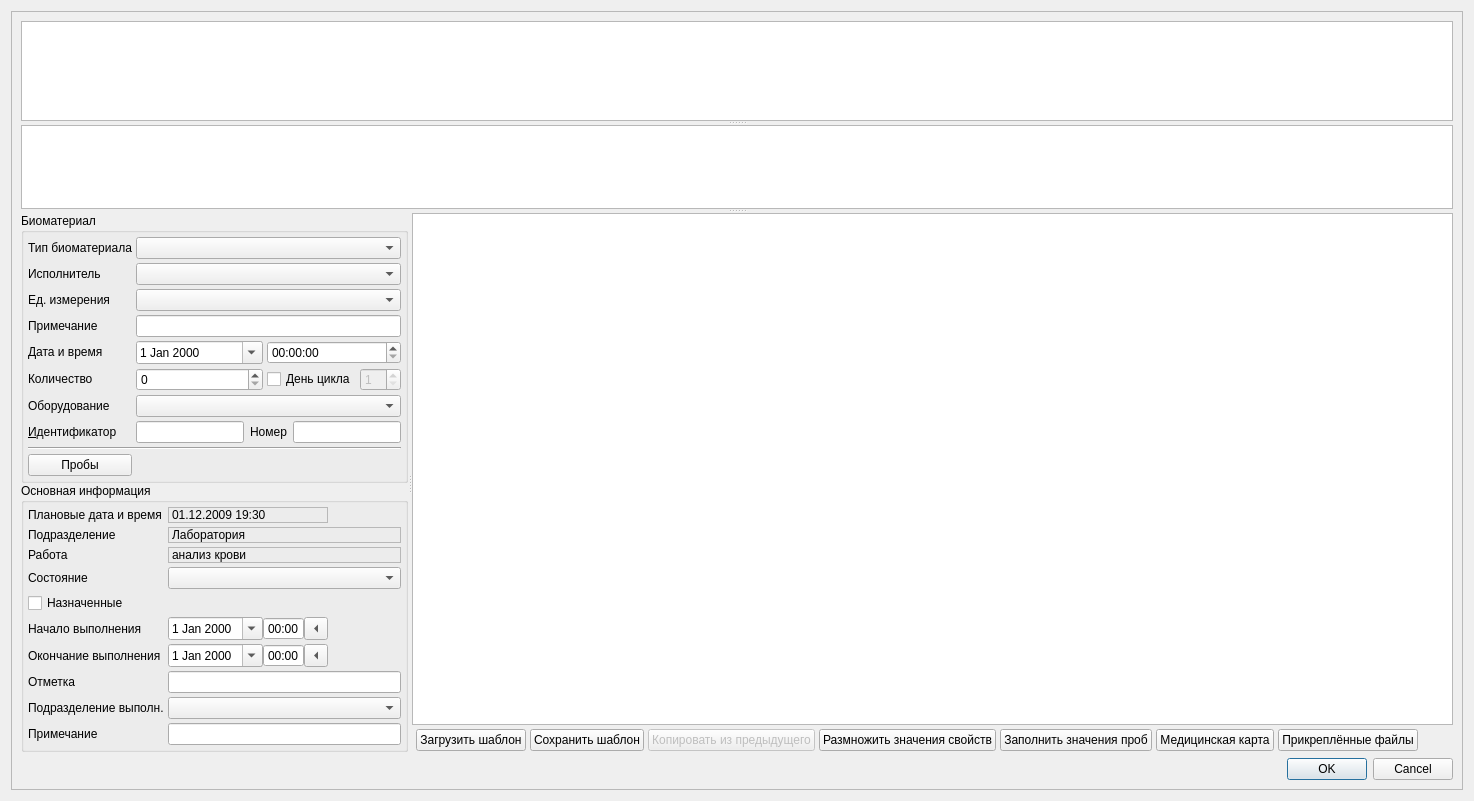
<?xml version="1.0" encoding="UTF-8"?>
<ui version="4.0">
 <class>JobTicketEditorDialog</class>
 <widget class="QDialog" name="JobTicketEditorDialog">
  <property name="geometry">
   <rect>
    <x>0</x>
    <y>0</y>
    <width>1474</width>
    <height>801</height>
   </rect>
  </property>
  <property name="minimumSize">
   <size>
    <width>600</width>
    <height>600</height>
   </size>
  </property>
  <property name="windowTitle">
   <string>ChangeMe!</string>
  </property>
  <property name="sizeGripEnabled">
   <bool>false</bool>
  </property>
  <layout class="QGridLayout" name="gridLayout_5">
   <item row="0" column="0">
    <widget class="QScrollArea" name="scrollArea">
     <property name="verticalScrollBarPolicy">
      <enum>Qt::ScrollBarAsNeeded</enum>
     </property>
     <property name="widgetResizable">
      <bool>true</bool>
     </property>
     <widget class="QWidget" name="scrollAreaWidgetContents">
      <property name="geometry">
       <rect>
        <x>0</x>
        <y>0</y>
        <width>1454</width>
        <height>781</height>
       </rect>
      </property>
      <layout class="QGridLayout" name="gridLayout_4">
       <item row="1" column="0">
        <widget class="QSplitter" name="splitter_2">
         <property name="orientation">
          <enum>Qt::Vertical</enum>
         </property>
         <widget class="CTextBrowser" name="txtClientInfoBrowser">
          <property name="sizePolicy">
           <sizepolicy hsizetype="Expanding" vsizetype="Maximum">
            <horstretch>0</horstretch>
            <verstretch>1</verstretch>
           </sizepolicy>
          </property>
          <property name="minimumSize">
           <size>
            <width>0</width>
            <height>100</height>
           </size>
          </property>
          <property name="focusPolicy">
           <enum>Qt::ClickFocus</enum>
          </property>
          <property name="readOnly">
           <bool>true</bool>
          </property>
          <property name="html">
           <string>&lt;!DOCTYPE HTML PUBLIC &quot;-//W3C//DTD HTML 4.0//EN&quot; &quot;http://www.w3.org/TR/REC-html40/strict.dtd&quot;&gt;
&lt;html&gt;&lt;head&gt;&lt;meta name=&quot;qrichtext&quot; content=&quot;1&quot; /&gt;&lt;style type=&quot;text/css&quot;&gt;
p, li { white-space: pre-wrap; }
&lt;/style&gt;&lt;/head&gt;&lt;body style=&quot; font-family:'MS Shell Dlg 2'; font-size:8.25pt; font-weight:400; font-style:normal;&quot;&gt;
&lt;p style=&quot;-qt-paragraph-type:empty; margin-top:0px; margin-bottom:0px; margin-left:0px; margin-right:0px; -qt-block-indent:0; text-indent:0px; font-size:8pt;&quot;&gt;&lt;br /&gt;&lt;/p&gt;&lt;/body&gt;&lt;/html&gt;</string>
          </property>
          <property name="textInteractionFlags">
           <set>Qt::TextBrowserInteraction</set>
          </property>
         </widget>
         <widget class="CTableView" name="tblActions">
          <property name="sizePolicy">
           <sizepolicy hsizetype="Expanding" vsizetype="Expanding">
            <horstretch>1</horstretch>
            <verstretch>0</verstretch>
           </sizepolicy>
          </property>
         </widget>
         <widget class="QWidget" name="widget_5" native="true">
          <layout class="QHBoxLayout" name="horizontalLayout_4">
           <property name="margin">
            <number>0</number>
           </property>
           <item>
            <widget class="QSplitter" name="splitter">
             <property name="orientation">
              <enum>Qt::Horizontal</enum>
             </property>
             <widget class="QFrame" name="frmCommon">
              <property name="sizePolicy">
               <sizepolicy hsizetype="Preferred" vsizetype="Maximum">
                <horstretch>0</horstretch>
                <verstretch>0</verstretch>
               </sizepolicy>
              </property>
              <property name="frameShape">
               <enum>QFrame::NoFrame</enum>
              </property>
              <property name="frameShadow">
               <enum>QFrame::Plain</enum>
              </property>
              <property name="lineWidth">
               <number>0</number>
              </property>
              <layout class="QVBoxLayout" name="verticalLayout_3">
               <property name="spacing">
                <number>0</number>
               </property>
               <property name="margin">
                <number>0</number>
               </property>
               <item>
                <widget class="QGroupBox" name="grpTissue">
                 <property name="sizePolicy">
                  <sizepolicy hsizetype="Preferred" vsizetype="Maximum">
                   <horstretch>0</horstretch>
                   <verstretch>0</verstretch>
                  </sizepolicy>
                 </property>
                 <property name="title">
                  <string>Биоматериал</string>
                 </property>
                 <layout class="QGridLayout" name="gridLayout_3">
                  <property name="margin">
                   <number>4</number>
                  </property>
                  <property name="spacing">
                   <number>4</number>
                  </property>
                  <item row="3" column="1" colspan="2">
                   <widget class="CRBComboBox" name="cmbTissueUnit">
                    <property name="sizePolicy">
                     <sizepolicy hsizetype="Expanding" vsizetype="Fixed">
                      <horstretch>0</horstretch>
                      <verstretch>0</verstretch>
                     </sizepolicy>
                    </property>
                   </widget>
                  </item>
                  <item row="5" column="0">
                   <widget class="QLabel" name="lblTissueNote">
                    <property name="sizePolicy">
                     <sizepolicy hsizetype="Preferred" vsizetype="Maximum">
                      <horstretch>0</horstretch>
                      <verstretch>0</verstretch>
                     </sizepolicy>
                    </property>
                    <property name="text">
                     <string>Примечание</string>
                    </property>
                    <property name="buddy">
                     <cstring>edtTissueNote</cstring>
                    </property>
                   </widget>
                  </item>
                  <item row="6" column="0">
                   <widget class="QLabel" name="lblTissueDateTime">
                    <property name="sizePolicy">
                     <sizepolicy hsizetype="Preferred" vsizetype="Maximum">
                      <horstretch>0</horstretch>
                      <verstretch>0</verstretch>
                     </sizepolicy>
                    </property>
                    <property name="text">
                     <string>Дата и время</string>
                    </property>
                    <property name="buddy">
                     <cstring>edtTissueDate</cstring>
                    </property>
                   </widget>
                  </item>
                  <item row="5" column="1" colspan="2">
                   <widget class="QLineEdit" name="edtTissueNote"/>
                  </item>
                  <item row="9" column="1" colspan="2">
                   <widget class="QWidget" name="widget_2" native="true">
                    <layout class="QHBoxLayout" name="horizontalLayout">
                     <property name="margin">
                      <number>0</number>
                     </property>
                     <item>
                      <widget class="QLineEdit" name="edtTissueExternalId">
                       <property name="readOnly">
                        <bool>true</bool>
                       </property>
                      </widget>
                     </item>
                     <item>
                      <widget class="QLabel" name="lblTissueNumber">
                       <property name="text">
                        <string>Номер</string>
                       </property>
                      </widget>
                     </item>
                     <item>
                      <widget class="QLineEdit" name="edtTissueNumber">
                       <property name="readOnly">
                        <bool>true</bool>
                       </property>
                      </widget>
                     </item>
                    </layout>
                   </widget>
                  </item>
                  <item row="1" column="1" colspan="2">
                   <widget class="CRBComboBox" name="cmbTissueType">
                    <property name="sizePolicy">
                     <sizepolicy hsizetype="Expanding" vsizetype="Fixed">
                      <horstretch>0</horstretch>
                      <verstretch>0</verstretch>
                     </sizepolicy>
                    </property>
                   </widget>
                  </item>
                  <item row="7" column="1">
                   <widget class="QSpinBox" name="edtTissueAmount">
                    <property name="maximum">
                     <number>999999</number>
                    </property>
                   </widget>
                  </item>
                  <item row="10" column="0" colspan="3">
                   <widget class="Line" name="line">
                    <property name="orientation">
                     <enum>Qt::Horizontal</enum>
                    </property>
                   </widget>
                  </item>
                  <item row="7" column="0">
                   <widget class="QLabel" name="lblTissueAmount">
                    <property name="sizePolicy">
                     <sizepolicy hsizetype="Preferred" vsizetype="Maximum">
                      <horstretch>0</horstretch>
                      <verstretch>0</verstretch>
                     </sizepolicy>
                    </property>
                    <property name="text">
                     <string>Количество</string>
                    </property>
                    <property name="buddy">
                     <cstring>edtTissueAmount</cstring>
                    </property>
                   </widget>
                  </item>
                  <item row="1" column="0">
                   <widget class="QLabel" name="lblTissueType">
                    <property name="sizePolicy">
                     <sizepolicy hsizetype="Preferred" vsizetype="Maximum">
                      <horstretch>0</horstretch>
                      <verstretch>0</verstretch>
                     </sizepolicy>
                    </property>
                    <property name="text">
                     <string>Тип биоматериала</string>
                    </property>
                    <property name="buddy">
                     <cstring>cmbTissueType</cstring>
                    </property>
                   </widget>
                  </item>
                  <item row="11" column="0">
                   <widget class="QPushButton" name="btnProbes">
                    <property name="text">
                     <string>Пробы</string>
                    </property>
                   </widget>
                  </item>
                  <item row="2" column="0">
                   <widget class="QLabel" name="lblTissyeExecPerson">
                    <property name="sizePolicy">
                     <sizepolicy hsizetype="Preferred" vsizetype="Maximum">
                      <horstretch>0</horstretch>
                      <verstretch>0</verstretch>
                     </sizepolicy>
                    </property>
                    <property name="text">
                     <string>Исполнитель</string>
                    </property>
                    <property name="buddy">
                     <cstring>cmbTissueExecPerson</cstring>
                    </property>
                   </widget>
                  </item>
                  <item row="2" column="1" colspan="2">
                   <widget class="CPersonComboBoxEx" name="cmbTissueExecPerson">
                    <property name="sizePolicy">
                     <sizepolicy hsizetype="Expanding" vsizetype="Fixed">
                      <horstretch>0</horstretch>
                      <verstretch>0</verstretch>
                     </sizepolicy>
                    </property>
                   </widget>
                  </item>
                  <item row="7" column="2">
                   <layout class="QGridLayout" name="gridLayout_5">
                    <item row="0" column="1">
                     <widget class="QSpinBox" name="edtTissueMenstrualDay">
                      <property name="enabled">
                       <bool>false</bool>
                      </property>
                      <property name="toolTip">
                       <string>День менструального цикла</string>
                      </property>
                      <property name="minimum">
                       <number>1</number>
                      </property>
                      <property name="maximum">
                       <number>99</number>
                      </property>
                     </widget>
                    </item>
                    <item row="0" column="0">
                     <widget class="QCheckBox" name="chkTissueMenstrualDay">
                      <property name="enabled">
                       <bool>true</bool>
                      </property>
                      <property name="toolTip">
                       <string>Может заполняться только у женщин</string>
                      </property>
                      <property name="text">
                       <string>День цикла</string>
                      </property>
                     </widget>
                    </item>
                   </layout>
                  </item>
                  <item row="9" column="0">
                   <widget class="QLabel" name="lblTissueExternalId">
                    <property name="sizePolicy">
                     <sizepolicy hsizetype="Preferred" vsizetype="Maximum">
                      <horstretch>0</horstretch>
                      <verstretch>0</verstretch>
                     </sizepolicy>
                    </property>
                    <property name="text">
                     <string>&amp;Идентификатор</string>
                    </property>
                    <property name="buddy">
                     <cstring>edtTissueExternalId</cstring>
                    </property>
                   </widget>
                  </item>
                  <item row="3" column="0">
                   <widget class="QLabel" name="lblTissueUnit">
                    <property name="sizePolicy">
                     <sizepolicy hsizetype="Preferred" vsizetype="Maximum">
                      <horstretch>0</horstretch>
                      <verstretch>0</verstretch>
                     </sizepolicy>
                    </property>
                    <property name="text">
                     <string>Ед. измерения</string>
                    </property>
                    <property name="buddy">
                     <cstring>cmbTissueUnit</cstring>
                    </property>
                   </widget>
                  </item>
                  <item row="6" column="1">
                   <widget class="CDateEdit" name="edtTissueDate">
                    <property name="calendarPopup">
                     <bool>true</bool>
                    </property>
                   </widget>
                  </item>
                  <item row="6" column="2">
                   <widget class="QTimeEdit" name="edtTissueTime"/>
                  </item>
                  <item row="8" column="0">
                   <widget class="QLabel" name="lblEquipment">
                    <property name="text">
                     <string>Оборудование</string>
                    </property>
                    <property name="buddy">
                     <cstring>cmbEquipment</cstring>
                    </property>
                   </widget>
                  </item>
                  <item row="8" column="1" colspan="2">
                   <widget class="CRBComboBox" name="cmbEquipment"/>
                  </item>
                 </layout>
                </widget>
               </item>
               <item>
                <widget class="QGroupBox" name="grpMain">
                 <property name="sizePolicy">
                  <sizepolicy hsizetype="Preferred" vsizetype="Fixed">
                   <horstretch>0</horstretch>
                   <verstretch>0</verstretch>
                  </sizepolicy>
                 </property>
                 <property name="title">
                  <string>Основная информация</string>
                 </property>
                 <layout class="QGridLayout" name="gridLayout">
                  <property name="sizeConstraint">
                   <enum>QLayout::SetMinimumSize</enum>
                  </property>
                  <property name="margin">
                   <number>4</number>
                  </property>
                  <property name="spacing">
                   <number>4</number>
                  </property>
                  <item row="6" column="0">
                   <widget class="QLabel" name="lblEndDatetime">
                    <property name="sizePolicy">
                     <sizepolicy hsizetype="Maximum" vsizetype="Preferred">
                      <horstretch>0</horstretch>
                      <verstretch>0</verstretch>
                     </sizepolicy>
                    </property>
                    <property name="text">
                     <string>Окончание выполнения</string>
                    </property>
                    <property name="buddy">
                     <cstring>edtEndDate</cstring>
                    </property>
                   </widget>
                  </item>
                  <item row="0" column="0">
                   <widget class="QLabel" name="lblDatetime">
                    <property name="sizePolicy">
                     <sizepolicy hsizetype="Maximum" vsizetype="Preferred">
                      <horstretch>0</horstretch>
                      <verstretch>0</verstretch>
                     </sizepolicy>
                    </property>
                    <property name="text">
                     <string>Плановые дата и время</string>
                    </property>
                   </widget>
                  </item>
                  <item row="1" column="0">
                   <widget class="QLabel" name="lblOrgStructure">
                    <property name="sizePolicy">
                     <sizepolicy hsizetype="Maximum" vsizetype="Preferred">
                      <horstretch>0</horstretch>
                      <verstretch>0</verstretch>
                     </sizepolicy>
                    </property>
                    <property name="text">
                     <string>Подразделение</string>
                    </property>
                   </widget>
                  </item>
                  <item row="7" column="0">
                   <widget class="QLabel" name="lblLabel">
                    <property name="sizePolicy">
                     <sizepolicy hsizetype="Maximum" vsizetype="Preferred">
                      <horstretch>0</horstretch>
                      <verstretch>0</verstretch>
                     </sizepolicy>
                    </property>
                    <property name="text">
                     <string>Отметка</string>
                    </property>
                    <property name="buddy">
                     <cstring>edtLabel</cstring>
                    </property>
                   </widget>
                  </item>
                  <item row="0" column="1">
                   <widget class="QLabel" name="lblDatetimeValue">
                    <property name="frameShape">
                     <enum>QFrame::StyledPanel</enum>
                    </property>
                    <property name="frameShadow">
                     <enum>QFrame::Sunken</enum>
                    </property>
                    <property name="text">
                     <string>01.12.2009 19:30</string>
                    </property>
                   </widget>
                  </item>
                  <item row="9" column="1" colspan="5">
                   <widget class="QLineEdit" name="edtNote"/>
                  </item>
                  <item row="9" column="0">
                   <widget class="QLabel" name="lblNote">
                    <property name="sizePolicy">
                     <sizepolicy hsizetype="Maximum" vsizetype="Preferred">
                      <horstretch>0</horstretch>
                      <verstretch>0</verstretch>
                     </sizepolicy>
                    </property>
                    <property name="text">
                     <string>Примечание</string>
                    </property>
                    <property name="buddy">
                     <cstring>edtNote</cstring>
                    </property>
                   </widget>
                  </item>
                  <item row="6" column="1">
                   <widget class="QWidget" name="widget_4" native="true">
                    <layout class="QHBoxLayout" name="horizontalLayout_3">
                     <property name="spacing">
                      <number>0</number>
                     </property>
                     <property name="margin">
                      <number>0</number>
                     </property>
                     <item>
                      <widget class="CDateEdit" name="edtEndDate">
                       <property name="sizePolicy">
                        <sizepolicy hsizetype="Maximum" vsizetype="Fixed">
                         <horstretch>0</horstretch>
                         <verstretch>0</verstretch>
                        </sizepolicy>
                       </property>
                       <property name="calendarPopup">
                        <bool>true</bool>
                       </property>
                      </widget>
                     </item>
                     <item>
                      <widget class="QTimeEdit" name="edtEndTime">
                       <property name="sizePolicy">
                        <sizepolicy hsizetype="Maximum" vsizetype="Fixed">
                         <horstretch>0</horstretch>
                         <verstretch>0</verstretch>
                        </sizepolicy>
                       </property>
                       <property name="buttonSymbols">
                        <enum>QAbstractSpinBox::NoButtons</enum>
                       </property>
                       <property name="displayFormat">
                        <string>HH:mm</string>
                       </property>
                       <property name="currentSectionIndex">
                        <number>0</number>
                       </property>
                      </widget>
                     </item>
                     <item>
                      <widget class="QToolButton" name="btnSetEndDateTime">
                       <property name="text">
                        <string>...</string>
                       </property>
                       <property name="arrowType">
                        <enum>Qt::LeftArrow</enum>
                       </property>
                      </widget>
                     </item>
                    </layout>
                   </widget>
                  </item>
                  <item row="2" column="0">
                   <widget class="QLabel" name="lblJobType">
                    <property name="sizePolicy">
                     <sizepolicy hsizetype="Maximum" vsizetype="Preferred">
                      <horstretch>0</horstretch>
                      <verstretch>0</verstretch>
                     </sizepolicy>
                    </property>
                    <property name="text">
                     <string>Работа</string>
                    </property>
                   </widget>
                  </item>
                  <item row="3" column="0">
                   <widget class="QLabel" name="lblStatus">
                    <property name="sizePolicy">
                     <sizepolicy hsizetype="Maximum" vsizetype="Preferred">
                      <horstretch>0</horstretch>
                      <verstretch>0</verstretch>
                     </sizepolicy>
                    </property>
                    <property name="text">
                     <string>Состояние</string>
                    </property>
                    <property name="buddy">
                     <cstring>cmbStatus</cstring>
                    </property>
                   </widget>
                  </item>
                  <item row="5" column="1">
                   <widget class="QWidget" name="widget_3" native="true">
                    <layout class="QHBoxLayout" name="horizontalLayout_2">
                     <property name="spacing">
                      <number>0</number>
                     </property>
                     <property name="margin">
                      <number>0</number>
                     </property>
                     <item>
                      <widget class="CDateEdit" name="edtBegDate">
                       <property name="sizePolicy">
                        <sizepolicy hsizetype="Maximum" vsizetype="Fixed">
                         <horstretch>0</horstretch>
                         <verstretch>0</verstretch>
                        </sizepolicy>
                       </property>
                       <property name="calendarPopup">
                        <bool>true</bool>
                       </property>
                      </widget>
                     </item>
                     <item>
                      <widget class="QTimeEdit" name="edtBegTime">
                       <property name="sizePolicy">
                        <sizepolicy hsizetype="Maximum" vsizetype="Fixed">
                         <horstretch>0</horstretch>
                         <verstretch>0</verstretch>
                        </sizepolicy>
                       </property>
                       <property name="buttonSymbols">
                        <enum>QAbstractSpinBox::NoButtons</enum>
                       </property>
                       <property name="displayFormat">
                        <string>HH:mm</string>
                       </property>
                       <property name="currentSectionIndex">
                        <number>0</number>
                       </property>
                      </widget>
                     </item>
                     <item>
                      <widget class="QToolButton" name="btnSetBegDateTime">
                       <property name="text">
                        <string>...</string>
                       </property>
                       <property name="arrowType">
                        <enum>Qt::LeftArrow</enum>
                       </property>
                      </widget>
                     </item>
                    </layout>
                   </widget>
                  </item>
                  <item row="5" column="0">
                   <widget class="QLabel" name="lblBegDateTime">
                    <property name="sizePolicy">
                     <sizepolicy hsizetype="Maximum" vsizetype="Preferred">
                      <horstretch>0</horstretch>
                      <verstretch>0</verstretch>
                     </sizepolicy>
                    </property>
                    <property name="text">
                     <string>Начало выполнения</string>
                    </property>
                    <property name="buddy">
                     <cstring>edtBegDate</cstring>
                    </property>
                   </widget>
                  </item>
                  <item row="7" column="1" colspan="5">
                   <widget class="QLineEdit" name="edtLabel"/>
                  </item>
                  <item row="4" column="0">
                   <widget class="QCheckBox" name="chkIsAssigned">
                    <property name="text">
                     <string>Назначенные</string>
                    </property>
                   </widget>
                  </item>
                  <item row="8" column="1" colspan="5">
                   <widget class="COrgStructureComboBox" name="cmbOrgStructure"/>
                  </item>
                  <item row="8" column="0">
                   <widget class="QLabel" name="lblExecOrgStructure">
                    <property name="text">
                     <string>Подразделение выполн.</string>
                    </property>
                   </widget>
                  </item>
                  <item row="1" column="1" colspan="5">
                   <widget class="QLabel" name="lblOrgStructureValue">
                    <property name="frameShape">
                     <enum>QFrame::StyledPanel</enum>
                    </property>
                    <property name="frameShadow">
                     <enum>QFrame::Sunken</enum>
                    </property>
                    <property name="text">
                     <string>Лаборатория</string>
                    </property>
                   </widget>
                  </item>
                  <item row="2" column="1" colspan="5">
                   <widget class="QLabel" name="lblJobTypeValue">
                    <property name="frameShape">
                     <enum>QFrame::StyledPanel</enum>
                    </property>
                    <property name="frameShadow">
                     <enum>QFrame::Sunken</enum>
                    </property>
                    <property name="text">
                     <string>анализ крови</string>
                    </property>
                   </widget>
                  </item>
                  <item row="3" column="1" colspan="5">
                   <widget class="CJobTicketStatusComboBox" name="cmbStatus"/>
                  </item>
                 </layout>
                </widget>
               </item>
               <item>
                <spacer name="verticalSpacer">
                 <property name="orientation">
                  <enum>Qt::Vertical</enum>
                 </property>
                 <property name="sizeHint" stdset="0">
                  <size>
                   <width>20</width>
                   <height>40</height>
                  </size>
                 </property>
                </spacer>
               </item>
              </layout>
             </widget>
             <widget class="QWidget" name="widget" native="true">
              <property name="sizePolicy">
               <sizepolicy hsizetype="Preferred" vsizetype="Preferred">
                <horstretch>2</horstretch>
                <verstretch>0</verstretch>
               </sizepolicy>
              </property>
              <layout class="QGridLayout" name="gridLayout_2">
               <property name="margin">
                <number>0</number>
               </property>
               <property name="spacing">
                <number>4</number>
               </property>
               <item row="1" column="5">
                <widget class="QPushButton" name="btnFillPropertiesValue">
                 <property name="text">
                  <string>Заполнить значения проб</string>
                 </property>
                </widget>
               </item>
               <item row="1" column="4">
                <widget class="QPushButton" name="btnCloneValues">
                 <property name="sizePolicy">
                  <sizepolicy hsizetype="Preferred" vsizetype="Fixed">
                   <horstretch>0</horstretch>
                   <verstretch>0</verstretch>
                  </sizepolicy>
                 </property>
                 <property name="text">
                  <string>Размножить значения свойств</string>
                 </property>
                </widget>
               </item>
               <item row="1" column="2">
                <widget class="QPushButton" name="btnSaveAsTemplate">
                 <property name="text">
                  <string>Сохранить шаблон</string>
                 </property>
                </widget>
               </item>
               <item row="1" column="1">
                <widget class="CActionTemplateSelectButton" name="btnLoadTemplate">
                 <property name="text">
                  <string>Загрузить шаблон</string>
                 </property>
                </widget>
               </item>
               <item row="1" column="6">
                <widget class="QPushButton" name="btnAmbCard">
                 <property name="text">
                  <string>Медицинская карта</string>
                 </property>
                </widget>
               </item>
               <item row="1" column="8">
                <spacer name="horizontalSpacer">
                 <property name="orientation">
                  <enum>Qt::Horizontal</enum>
                 </property>
                 <property name="sizeHint" stdset="0">
                  <size>
                   <width>96</width>
                   <height>23</height>
                  </size>
                 </property>
                </spacer>
               </item>
               <item row="0" column="0" colspan="9">
                <widget class="CActionPropertiesTableView" name="tblProps">
                 <property name="sizePolicy">
                  <sizepolicy hsizetype="Expanding" vsizetype="Expanding">
                   <horstretch>0</horstretch>
                   <verstretch>0</verstretch>
                  </sizepolicy>
                 </property>
                 <property name="verticalScrollMode">
                  <enum>QAbstractItemView::ScrollPerPixel</enum>
                 </property>
                 <property name="horizontalScrollMode">
                  <enum>QAbstractItemView::ScrollPerPixel</enum>
                 </property>
                </widget>
               </item>
               <item row="1" column="3">
                <widget class="QPushButton" name="btnLoadPrevAction">
                 <property name="enabled">
                  <bool>false</bool>
                 </property>
                 <property name="text">
                  <string>Копировать из предыдущего</string>
                 </property>
                </widget>
               </item>
               <item row="1" column="7">
                <widget class="CAttachButton" name="btnAttachedFiles">
                 <property name="text">
                  <string>Прикреплённые файлы</string>
                 </property>
                 <property name="flat">
                  <bool>false</bool>
                 </property>
                </widget>
               </item>
              </layout>
             </widget>
            </widget>
           </item>
          </layout>
         </widget>
        </widget>
       </item>
       <item row="2" column="0">
        <widget class="QDialogButtonBox" name="buttonBox">
         <property name="orientation">
          <enum>Qt::Horizontal</enum>
         </property>
         <property name="standardButtons">
          <set>QDialogButtonBox::Cancel|QDialogButtonBox::Ok</set>
         </property>
        </widget>
       </item>
      </layout>
     </widget>
    </widget>
   </item>
  </layout>
 </widget>
 <customwidgets>
  <customwidget>
   <class>CDateEdit</class>
   <extends>QDateEdit</extends>
   <header>library/DateEdit</header>
  </customwidget>
  <customwidget>
   <class>CRBComboBox</class>
   <extends>QComboBox</extends>
   <header>library/crbcombobox.h</header>
  </customwidget>
  <customwidget>
   <class>COrgStructureComboBox</class>
   <extends>QComboBox</extends>
   <header>Orgs/OrgStructComboBoxes.h</header>
  </customwidget>
  <customwidget>
   <class>CPersonComboBoxEx</class>
   <extends>QComboBox</extends>
   <header>Orgs/PersonComboBoxEx.h</header>
  </customwidget>
  <customwidget>
   <class>CTableView</class>
   <extends>QTableView</extends>
   <header>library/TableView.h</header>
  </customwidget>
  <customwidget>
   <class>CTextBrowser</class>
   <extends>QTextBrowser</extends>
   <header>library/TextBrowser.h</header>
  </customwidget>
  <customwidget>
   <class>CActionPropertiesTableView</class>
   <extends>QTableView</extends>
   <header>Events/ActionPropertiesTable.h</header>
  </customwidget>
  <customwidget>
   <class>CActionTemplateSelectButton</class>
   <extends>QPushButton</extends>
   <header>Events/ActionTemplateChoose.h</header>
  </customwidget>
  <customwidget>
   <class>CJobTicketStatusComboBox</class>
   <extends>QComboBox</extends>
   <header>Resources/JobTicketStatus.h</header>
  </customwidget>
  <customwidget>
   <class>CAttachButton</class>
   <extends>QPushButton</extends>
   <header>library/Attach/AttachButton.h</header>
  </customwidget>
 </customwidgets>
 <tabstops>
  <tabstop>tblActions</tabstop>
  <tabstop>cmbTissueType</tabstop>
  <tabstop>cmbTissueExecPerson</tabstop>
  <tabstop>cmbTissueUnit</tabstop>
  <tabstop>edtTissueNote</tabstop>
  <tabstop>edtTissueDate</tabstop>
  <tabstop>edtTissueTime</tabstop>
  <tabstop>edtTissueAmount</tabstop>
  <tabstop>cmbEquipment</tabstop>
  <tabstop>edtTissueExternalId</tabstop>
  <tabstop>edtTissueNumber</tabstop>
  <tabstop>btnProbes</tabstop>
  <tabstop>cmbStatus</tabstop>
  <tabstop>chkIsAssigned</tabstop>
  <tabstop>edtBegDate</tabstop>
  <tabstop>edtBegTime</tabstop>
  <tabstop>btnSetBegDateTime</tabstop>
  <tabstop>edtEndDate</tabstop>
  <tabstop>edtEndTime</tabstop>
  <tabstop>btnSetEndDateTime</tabstop>
  <tabstop>edtLabel</tabstop>
  <tabstop>edtNote</tabstop>
  <tabstop>tblProps</tabstop>
  <tabstop>btnLoadTemplate</tabstop>
  <tabstop>btnSaveAsTemplate</tabstop>
  <tabstop>btnCloneValues</tabstop>
  <tabstop>btnFillPropertiesValue</tabstop>
  <tabstop>btnAmbCard</tabstop>
  <tabstop>btnAttachedFiles</tabstop>
  <tabstop>buttonBox</tabstop>
  <tabstop>btnLoadPrevAction</tabstop>
  <tabstop>cmbOrgStructure</tabstop>
 </tabstops>
 <resources/>
 <connections>
  <connection>
   <sender>buttonBox</sender>
   <signal>accepted()</signal>
   <receiver>JobTicketEditorDialog</receiver>
   <slot>accept()</slot>
   <hints>
    <hint type="sourcelabel">
     <x>195</x>
     <y>751</y>
    </hint>
    <hint type="destinationlabel">
     <x>156</x>
     <y>417</y>
    </hint>
   </hints>
  </connection>
  <connection>
   <sender>buttonBox</sender>
   <signal>rejected()</signal>
   <receiver>JobTicketEditorDialog</receiver>
   <slot>reject()</slot>
   <hints>
    <hint type="sourcelabel">
     <x>249</x>
     <y>751</y>
    </hint>
    <hint type="destinationlabel">
     <x>311</x>
     <y>411</y>
    </hint>
   </hints>
  </connection>
 </connections>
</ui>
